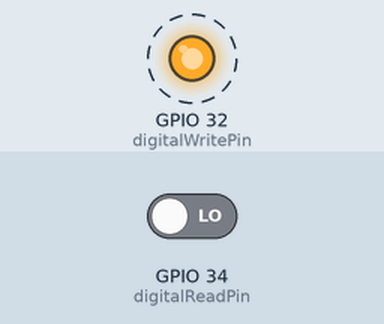
A sketch run on a simulated ESP32. On the bench: output pins drawn as LEDs (lit = HIGH). Dashed ring = blinking. Inputs (shaded band) come from the test bench; at power-on: GPIO 34 (digitalReadPin) LOW. What the sketch prints to the serial monitor is not drawn.

Above: at 0.2 s.
Timing chart, 0 to 3.0 s (numbered marks = the images above):
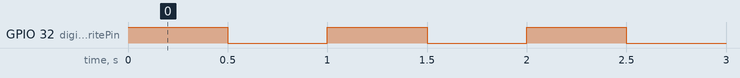

Measured:
- by itself, GPIO 32 (digitalWritePin): alternates HIGH for 0.50 s and LOW for 0.50 s

The sketch:

Blink.ino
```cpp
const int digitalWritePin = 32;
const int digitalReadPin = 34;

void setup() {
  pinMode(digitalWritePin, OUTPUT);
  pinMode(digitalReadPin, INPUT);
  Serial.begin(115200);
}

void loop() {
  digitalWrite(digitalWritePin, HIGH);
  Serial.println(digitalRead(digitalReadPin));
  //digitalWrite(digitalWritePin, 1); Equivalente, menos legible
  delay(500);
  digitalWrite(digitalWritePin, LOW);
  Serial.println(digitalRead(digitalReadPin));
  delay(500);
}
```
